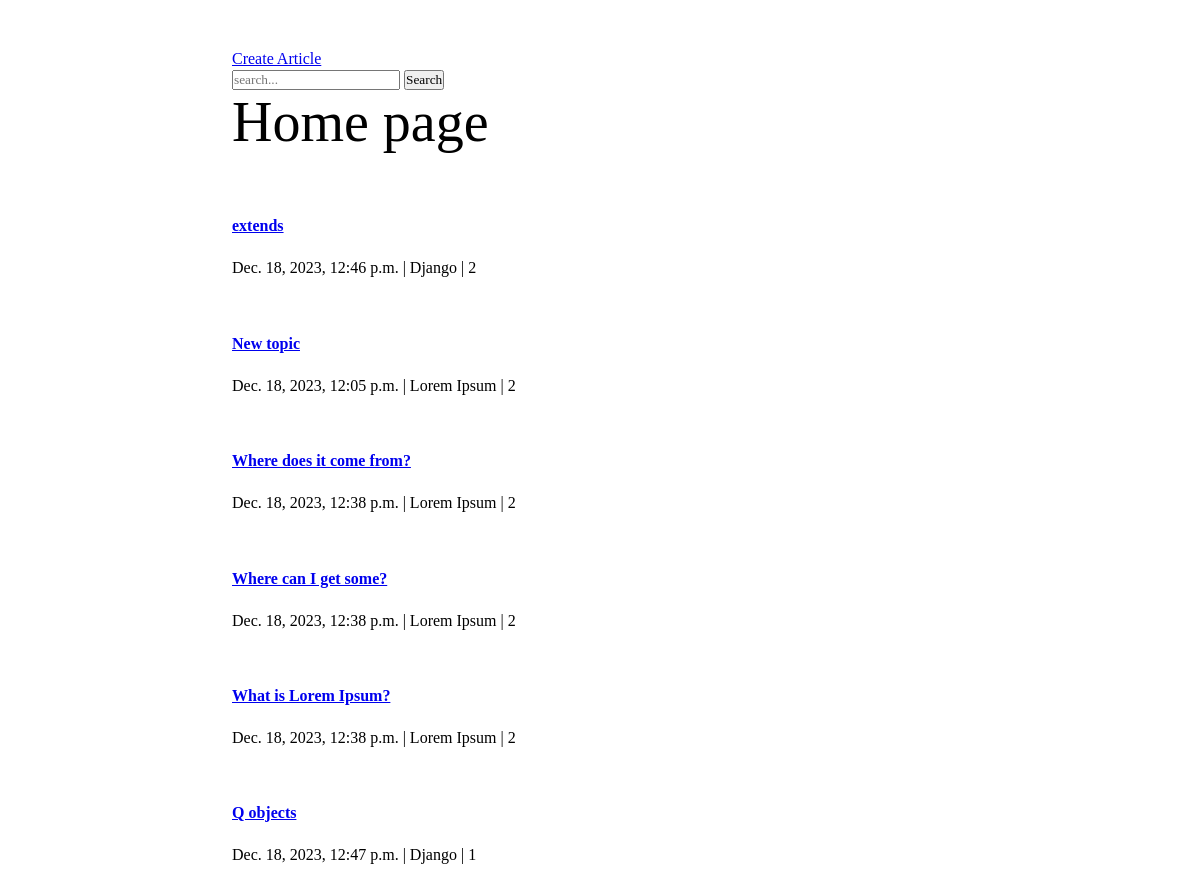
The app's page /, older data.
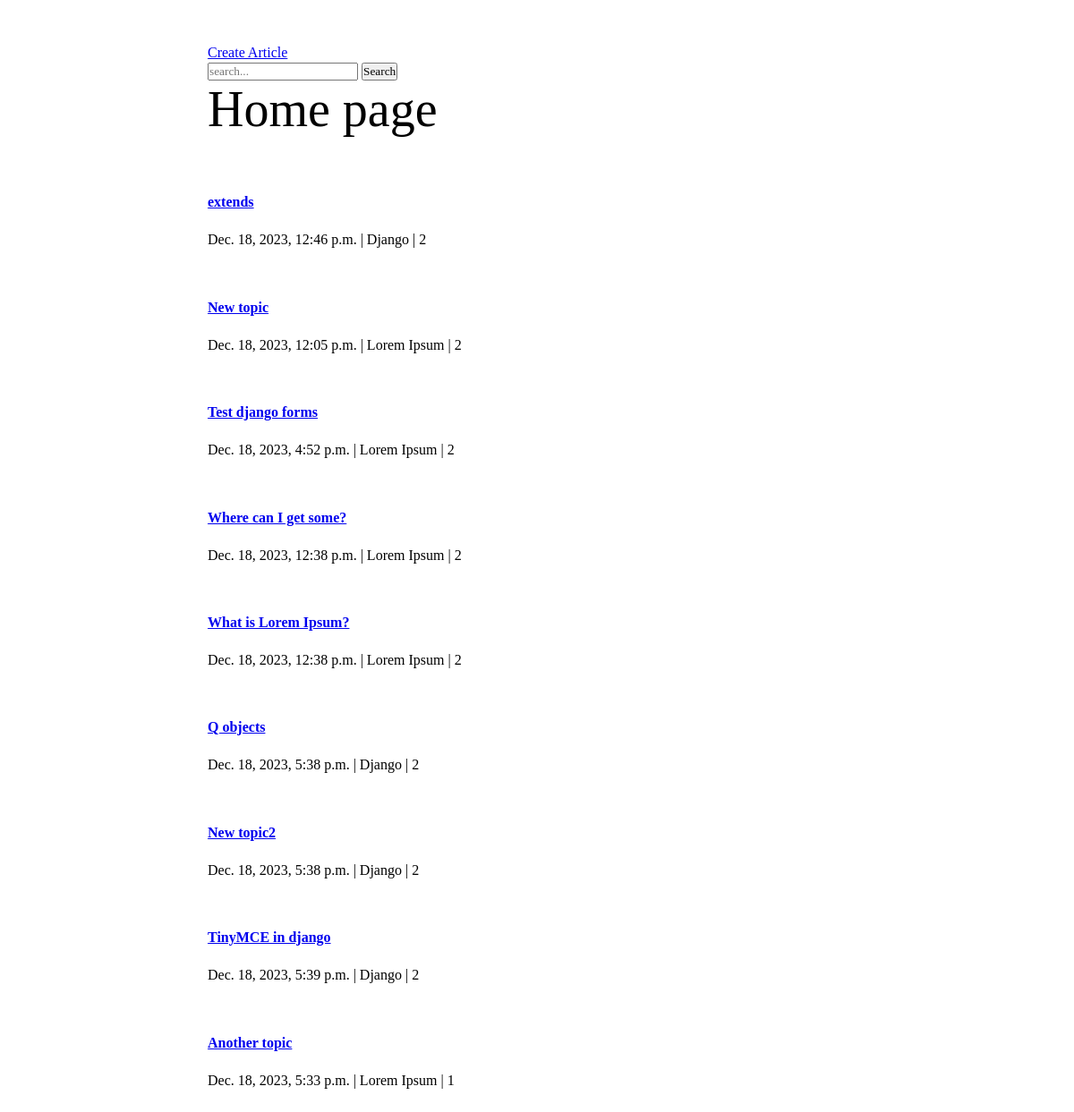
The same page, newer data.
### blog/models.py (models this page shows, shortened)
class Article(models.Model):
    author = models.ForeignKey(to=User, on_delete=models.CASCADE, blank=True)
    category = models.ForeignKey(to=Category, on_delete=models.CASCADE)
    topic = models.CharField(max_length=255, unique=True)
    body = tm.HTMLField()
    posted = models.BooleanField(default=False)
    thumbnail = models.ImageField(
        upload_to="thumbnails/",
        null=True,
        blank=True,
        validators=[
            FileExtensionValidator(allowed_extensions=["png", "jpg", "jpeg"]),
        ],
    )
    slug = AutoSlugField(
        populate_from="topic",
        blank=True,
        null=True,
        unique=True,
        always_update=True,
        default=None,
        unique_with=["author"],
    )
    created_on = models.DateTimeField(null=True, blank=True)
    updated_on = models.DateTimeField(null=True, blank=True)
    views = models.IntegerField(default=0)
    def get_absolute_url(self):
        return reverse("blog:article_details", kwargs={"slug": self.slug})

class Category(models.Model):
    name = models.CharField(max_length=100, unique=True)
    total_post = models.IntegerField(verbose_name="total posts", default=0)
    def __str__(self):
        return self.name

### blog/views.py (the view)
# urls.py: path("", views.home, name="home"),
def home(request):
    if request.method == "POST":
        query = request.POST["query"]
        articles = Article.objects.filter(
            Q(topic__icontains=query) | Q(body__icontains=query)
        )
    else:
        articles = Article.objects.all()
    return render(request, "blog/home.html", context={"articles": articles})

### blog/templates/blog/home.html (shortened to what this page needs)
{% extends 'base.html' %}
{% block content %}
    <a href="{% url 'blog:article_create' %}">Create Article</a>
    <form method="post">
        <input type="search" placeholder="search..." name="query" />
        <button>Search</button>
    </form>
    {% if articles %}
        <h1>Home page</h1>
        {% for article in articles %}
            <div class="entry">
                <h2>
                    <a href="{{ article.get_absolute_url }}">{{ article.topic }}</a>
                </h2>
                <p>
                    <span>{{ article.updated_on }}</span> | <span>{{ article.category }}</span> |
                    <span>{{ article.views }}</span>
                </p>
            </div>
        {% endfor %}
    {% else %}
        <h1>No record found</h1>
    {% endif %}
{% endblock %}

Row changes from the older to the newer data that the page shows:
changed Article: topic "Where does it come from?" → "Test django forms"; updated_on "Dec. 18, 2023, 12:38 p.m." → "Dec. 18, 2023, 4:52 p.m."
changed Article "Q objects": updated_on "Dec. 18, 2023, 12:47 p.m." → "Dec. 18, 2023, 5:38 p.m."; views "1" → "2"
added Article: topic "New topic2", updated_on "Dec. 18, 2023, 5:38 p.m.", category "Django", views "2"
added Article: topic "TinyMCE in django", updated_on "Dec. 18, 2023, 5:39 p.m.", category "Django", views "2"
added Article: topic "Another topic", updated_on "Dec. 18, 2023, 5:33 p.m.", category "Lorem Ipsum", views "1"
